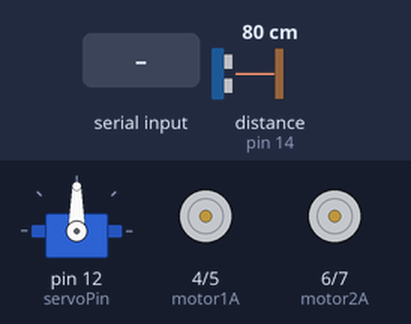
The sketch below on a simulated Arduino Uno, built with avr-gcc and run on an emulated ATmega328P. Shown: servo, motor-driver pin pairs drawn as motors (green arrow = first pin HIGH = forward, orange = second pin HIGH = backward, longer = more drive, scaled by the enable pin). Inputs (shaded band) come from the test bench; at power-on: distance to the obstacle (sensor on pin 14) 80 cm. The echo pulse lasts 58.3 µs per cm.

Above: at 1.2 s.
1.3 s: "0" received over Serial
At 1.6 s:
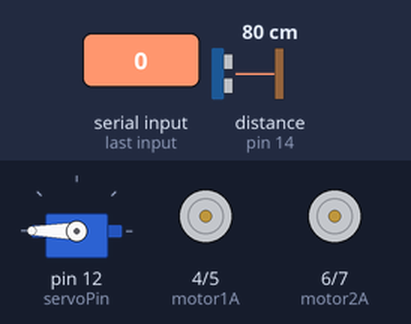
4.3 s: distance to the obstacle (sensor on pin 14) set to 13 cm
6.8 s: distance to the obstacle (sensor on pin 14) set to 10 cm
8.3 s: "3" received over Serial
At 11.05 s:
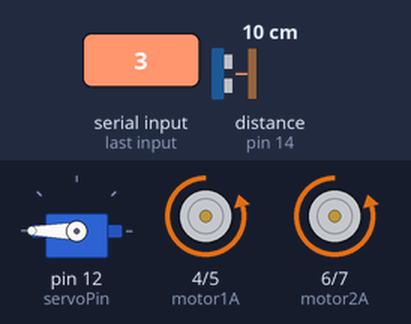
11.3 s: "1" received over Serial
At 11.7 s:
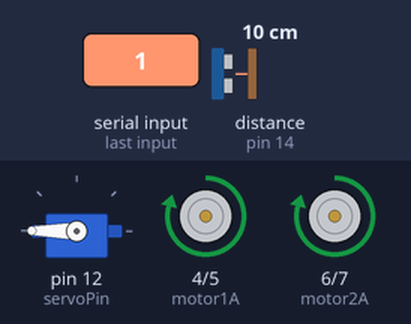
Timing chart, 0 to 13.8 s (numbered marks = the images above; inputs shaded):
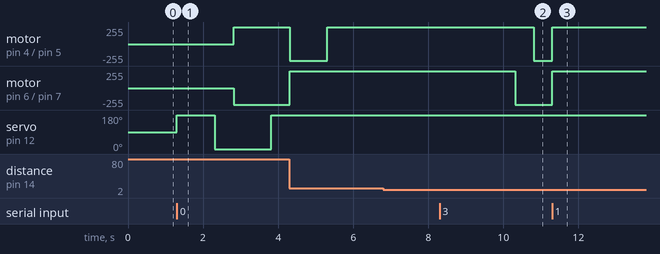

Measured:
- after the input at 1.3 s, motor on pin 4 (motor1A) / pin 5 (motor1B): stopped → forward 250/255 after 1.5 s; motor on pin 6 (motor2A) / pin 7 (motor2B): stopped → backward 250/255 after 1.5 s; servo on pin 12 (servoPin): 90° → 180° at once, → 0° 1.0 s later, → 180° 1.5 s later
- after the input at 6.8 s, every drawn part: stays the same
- after the input at 8.3 s, motor on pin 4 (motor1A) / pin 5 (motor1B): forward 250/255 → backward 250/255 after 2.5 s
- after the input at 11.3 s, motor on pin 4 (motor1A) / pin 5 (motor1B), motor on pin 6 (motor2A) / pin 7 (motor2B): backward 250/255 → forward 250/255 at once

The sketch:

MajidProject.ino
```cpp
#include <Servo.h>
const int bluetoothTx = 10;
const int bluetoothRx = 11;
int Speed = 250;
const int motor1A = 4;
const int motor1B = 5;
const int motor2A = 6;
const int motor2B = 7;
const int enable1 = 3;
const int enable2 = 9;
const int trigPin = 13;
const int echoPin = 14;
const int servoPin = 12;
long duration;
int distance;
Servo myservo;
int servoAngle = 90;
void setup() {
  pinMode(motor1A, OUTPUT);
  pinMode(motor1B, OUTPUT);
  pinMode(motor2A, OUTPUT);
  pinMode(motor2B, OUTPUT);
  pinMode(enable1, OUTPUT);
  pinMode(enable2, OUTPUT);
  Serial.begin(9600);
  myservo.attach(servoPin);
  pinMode(trigPin, OUTPUT);
  pinMode(echoPin, INPUT);
}
void loop() {
  if (Serial.available() > 0) {
    int command = Serial.read();
    switch (command) {
      case '1':
        moveForward();
        break;
      case '2':
        stopMoving();
        break;
      case '3':
        moveBackward();
        break;
      case '4':
        turnRight();
        break;
      case '5':
        turnLeft();
        break;
      case '0':
        obstacleAvoidance();
        break;
    }
  }
}
void moveForward() {
  digitalWrite(motor1A, HIGH);
  digitalWrite(motor1B, LOW);
  digitalWrite(motor2A, HIGH);
  digitalWrite(motor2B, LOW);
  analogWrite(enable1, Speed);
  analogWrite(enable2, Speed);
}
void stopMoving() {
  digitalWrite(motor1A, LOW);
  digitalWrite(motor1B, LOW);
  digitalWrite(motor2A, LOW);
  digitalWrite(motor2B, LOW);
  analogWrite(enable1, 0);
  analogWrite(enable2, 0);
}
void moveBackward() {
  digitalWrite(motor1A, LOW);
  digitalWrite(motor1B, HIGH);
  digitalWrite(motor2A, LOW);
  digitalWrite(motor2B, HIGH);
  analogWrite(enable1, Speed);
  analogWrite(enable2, Speed);
}
void turnRight() {
  digitalWrite(motor1A, LOW);
  digitalWrite(motor1B, HIGH);
  digitalWrite(motor2A, HIGH);
  digitalWrite(motor2B, LOW);
  analogWrite(enable1, Speed);
  analogWrite(enable2, Speed);
}
void turnLeft() {
  digitalWrite(motor1A, HIGH);
  digitalWrite(motor1B, LOW);
  digitalWrite(motor2A, LOW);
  digitalWrite(motor2B, HIGH);
  analogWrite(enable1, Speed);
  analogWrite(enable2, Speed);
}
void obstacleAvoidance() {
  myservo.write(180);
  delay(500);
  digitalWrite(trigPin, LOW);
  delayMicroseconds(2);
  digitalWrite(trigPin, HIGH);
  delayMicroseconds(10);
  digitalWrite(trigPin, LOW);
  duration = pulseIn(echoPin, HIGH);
  distance = duration * 0.034 / 2;
  if (distance > 10) {
    stopMoving();
    delay(500);
    myservo.write(0);
    delay(500);
    digitalWrite(trigPin, LOW);
    delayMicroseconds(2);
    digitalWrite(trigPin, HIGH);
    delayMicroseconds(10);
    digitalWrite(trigPin, LOW);
    duration = pulseIn(echoPin, HIGH);
    distance = duration * 0.034 / 2;
    if (distance > 10) {
      turnLeft();
      delay(1000);
      myservo.write(180);
      delay(500);
      digitalWrite(trigPin, LOW);
      delayMicroseconds(2);
      digitalWrite(trigPin, HIGH);
      delayMicroseconds(10);
      digitalWrite(trigPin, LOW);
      duration = pulseIn(echoPin, HIGH);
      distance = duration * 0.034 / 2;
      if (distance > 10) {
        turnRight();
        myservo.write(180);
        delay(500);
        moveForward();
        while (distance < 10) {
          digitalWrite(trigPin, LOW);
          delayMicroseconds(2);
          digitalWrite(trigPin, HIGH);
          delayMicroseconds(10);
          digitalWrite(trigPin, LOW);
          duration = pulseIn(echoPin, HIGH);
          distance = duration * 0.034 / 2;
        }
        stopMoving();
        turnRight();
        delay(500);
        myservo.write(180);
        moveForward();
        delay(5000);
        stopMoving();
        turnLeft();
        delay(500);
      }
    }
  }
}
```
